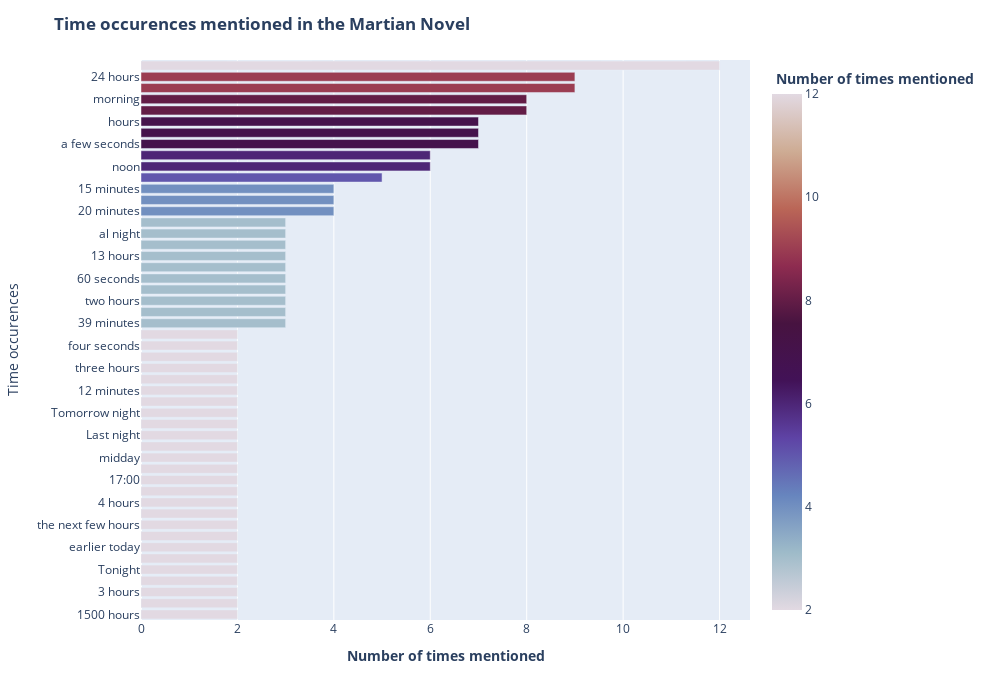

The notebook cell saved with this chart:
### Code cell
plt.plot_entitycount(time, 'Time occurences', px.colors.cyclical.Twilight)

### Figure 1 — Plotly figure (JSON) as saved in the notebook; plotly's stock layout.template omitted (floating-point values rounded to 4 significant figures)
{"data": [{"alignmentgroup": "True", "customdata": [["1500 hours", 2], ["a few moments", 2], ["3 hours", 2], ["10 minute", 2], ["Tonight", 2], ["2 hour", 2], ["earlier today", 2], ["every night", 2], ["the next few hours", 2], ["the top of the hour", 2], ["4 hours", 2], ["5 minutes", 2], ["17:00", 2], ["13:30", 2], ["midday", 2], ["four hours", 2], ["Last night", 2], ["the early morning", 2], ["Tomorrow night", 2], ["52 minutes", 2], ["12 minutes", 2], ["10 seconds", 2], ["three hours", 2], ["several hours", 2], ["four seconds", 2], ["15 seconds", 2], ["39 minutes", 3], ["this morning", 3], ["two hours", 3], ["8 hours", 3], ["60 seconds", 3], ["several seconds", 3], ["13 hours", 3], ["a minute", 3], ["al night", 3], ["a few hours", 3], ["20 minutes", 4], ["40 minutes", 4], ["15 minutes", 4], ["night", 5], ["noon", 6], ["tonight", 6], ["a few seconds", 7], ["last night", 7], ["hours", 7], ["a few minutes", 8], ["morning", 8], ["12 hours", 9], ["24 hours", 9], ["an hour", 12]], "hovertemplate": "<b> Number of times mentioned <b>=%{marker.color}<br>Time occurences=%{customdata[0]}<extra></extra>", "legendgroup": "", "marker": {"color": [2, 2, 2, 2, 2, 2, 2, 2, 2, 2, 2, 2, 2, 2, 2, 2, 2, 2, 2, 2, 2, 2, 2, 2, 2, 2, 3, 3, 3, 3, 3, 3, 3, 3, 3, 3, 4, 4, 4, 5, 6, 6, 7, 7, 7, 8, 8, 9, 9, 12], "coloraxis": "coloraxis"}, "name": "", "offsetgroup": "", "orientation": "h", "showlegend": false, "textposition": "auto", "type": "bar", "x": [2, 2, 2, 2, 2, 2, 2, 2, 2, 2, 2, 2, 2, 2, 2, 2, 2, 2, 2, 2, 2, 2, 2, 2, 2, 2, 3, 3, 3, 3, 3, 3, 3, 3, 3, 3, 4, 4, 4, 5, 6, 6, 7, 7, 7, 8, 8, 9, 9, 12], "xaxis": "x", "y": ["1500 hours", "a few moments", "3 hours", "10 minute", "Tonight", "2 hour", "earlier today", "every night", "the next few hours", "the top of the hour", "4 hours", "5 minutes", "17:00", "13:30", "midday", "four hours", "Last night", "the early morning", "Tomorrow night", "52 minutes", "12 minutes", "10 seconds", "three hours", "several hours", "four seconds", "15 seconds", "39 minutes", "this morning", "two hours", "8 hours", "60 seconds", "several seconds", "13 hours", "a minute", "al night", "a few hours", "20 minutes", "40 minutes", "15 minutes", "night", "noon", "tonight", "a few seconds", "last night", "hours", "a few minutes", "morning", "12 hours", "24 hours", "an hour"], "yaxis": "y"}], "layout": {"barmode": "relative", "coloraxis": {"colorbar": {"title": {"text": "<b> Number of times mentioned <b>"}}, "colorscale": [[0, "#e2d9e2"], [0.1111, "#9ebbc9"], [0.2222, "#6785be"], [0.3333, "#5e43a5"], [0.4444, "#421257"], [0.5556, "#471340"], [0.6667, "#8e2c50"], [0.7778, "#ba6657"], [0.8889, "#ceac94"], [1, "#e2d9e2"]]}, "height": 700, "legend": {"tracegroupgap": 0}, "margin": {"t": 60}, "title": {"text": "<b> Time occurences mentioned in the Martian Novel <b>"}, "width": 1000, "xaxis": {"anchor": "y", "domain": [0, 1], "title": {"text": "<b> Number of times mentioned <b>"}}, "yaxis": {"anchor": "x", "domain": [0, 1], "title": {"text": "Time occurences"}}}}
